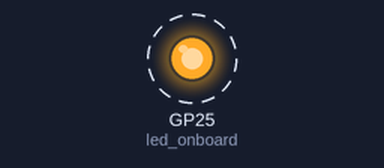
Bench run of a program on a simulated Raspberry Pi Pico running MicroPython. Parts: output pins drawn as LEDs (lit = HIGH). Dashed ring = blinking. What the program prints to the serial console is not drawn.

Above: at 0.5 s.
Timing chart, 0 to 4.6 s (numbered marks = the images above):
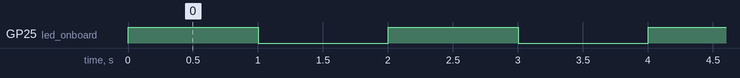

The program:

blink.py
```python
from machine import Pin
import time
led_onboard = Pin("LED", Pin.OUT)

while True:
    led_onboard.value(1)
    print('on')
    time.sleep(1)
    led_onboard.value(0)
    print('off')
    time.sleep(1)
```

Measured:
- by itself, GP25 (led_onboard): alternates HIGH for 1.0 s and LOW for 1.0 s
